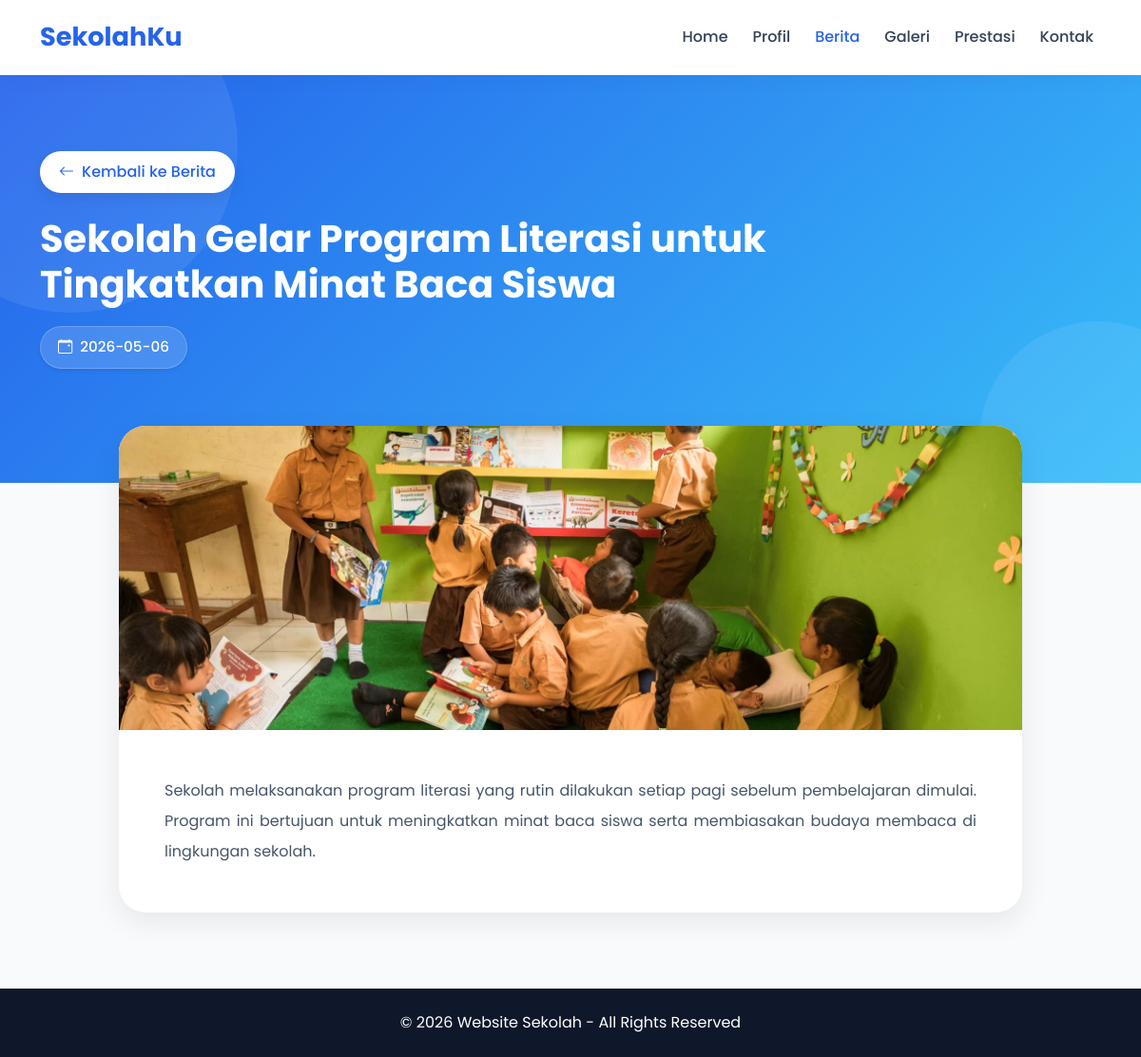
/detail_berita.php?id=17, run on the app's committed database.
### tables this page shows
CREATE TABLE `berita` (
  `id_berita` int(11) NOT NULL,
  `judul` varchar(255) NOT NULL,
  `isi` text NOT NULL,
  `gambar` varchar(255) DEFAULT NULL,
  `tanggal` date DEFAULT NULL
);

### detail_berita.php (the view, shortened to what this page needs)
<?php
include 'config/koneksi.php';
$id = $_GET['id'];
$data = mysqli_query($koneksi, "SELECT * FROM berita WHERE id_berita='$id'");
$row = mysqli_fetch_assoc($data);
?>
<!DOCTYPE html>
<html>
<head>
    <link href="https://cdn.jsdelivr.net/npm/bootstrap@5.3.0/dist/css/bootstrap.min.css" rel="stylesheet">
    <link rel="stylesheet" href="https://cdn.jsdelivr.net/npm/bootstrap-icons@1.11.3/font/bootstrap-icons.min.css">
</head>
<body>
<nav class="navbar navbar-expand-lg sticky-top">
    <div class="container">
        <a class="navbar-brand fw-bold">SekolahKu</a>
        <div class="collapse navbar-collapse" id="menu">
            <ul class="navbar-nav ms-auto">
                <li><a href="index.php" class="nav-link">Home</a></li>
                <li><a href="profil.php" class="nav-link">Profil</a></li>
                <li><a href="berita.php" class="nav-link active">Berita</a></li>
                <li><a href="galeri.php" class="nav-link">Galeri</a></li>
                <li><a href="prestasi.php" class="nav-link">Prestasi</a></li>
                <li><a href="kontak.php" class="nav-link">Kontak</a></li>
            </ul>
        </div>
    </div>
</nav>
<section class="hero">
    <div class="container hero-content">
        <a href="berita.php" class="btn-back mb-4">
            <i class="bi bi-arrow-left"></i> Kembali ke Berita
        </a>
        <h1><?= $row['judul']; ?></h1>
        <div class="tanggal shadow-sm">
            <i class="bi bi-calendar-event"></i>
            <?= $row['tanggal']; ?>
        </div>
    </div>
</section>
<div class="container">
    <div class="berita-card">
        <img src="assets/img/<?= $row['gambar']; ?>" class="img-detail">
        <div class="p-4 p-md-5">
            <div class="content">
                <?= nl2br($row['isi']); ?>
            </div>
        </div>
    </div>
</div>
<footer class="footer text-center p-4">
    <p class="mb-0">© 2026 Website Sekolah - All Rights Reserved</p>
</footer>
</body>
</html>

### detail_berita.php (style rules this page uses)
* { margin: 0; padding: 0; box-sizing: border-box; font-family: 'Poppins', sans-serif; }
body { background: #f8fafc; color: #1e293b; }
.navbar { background: rgba(255,255,255,0.9) !important; backdrop-filter: blur(12px); box-shadow: 0 2px 20px rgba(0,0,0,0.05); padding: 14px 0; }
.navbar-brand { font-size: 1.7rem; font-weight: 700; color: #2563eb !important; }
.nav-link { color: #334155 !important; font-weight: 500; margin-left: 10px; transition: 0.3s; }
.nav-link:hover, .nav-link.active { color: #2563eb !important; }
.hero { background: linear-gradient(135deg, #2563eb, #38bdf8); color: white; padding: 80px 20px 120px; position: relative; overflow: hidden; }
.hero::before { content: ''; position: absolute; width: 350px; height: 350px; background: rgba(255,255,255,0.08); border-radius: 50%; top: -100px; left: -100px; }
.hero::after { content: ''; position: absolute; width: 250px; height: 250px; background: rgba(255,255,255,0.08); border-radius: 50%; bottom: -80px; right: -80px; }
.hero-content { position: relative; z-index: 2; }
.hero h1 { font-size: 2.5rem; font-weight: 700; margin-bottom: 10px; max-width: 850px; }
.berita-card { background: white; border-radius: 28px; overflow: hidden; box-shadow: 0 10px 30px rgba(0,0,0,0.08); margin-top: -60px; position: relative; z-index: 5; max-width: 950px; margin-left: auto; margin-right: auto; }
.img-detail { width: 100%; height: 320px; object-fit: cover; }
.content { line-height: 2; color: #475569; text-align: justify; font-size: 1rem; }
.tanggal { display: inline-flex; align-items: center; gap: 8px; background: rgba(255,255,255,0.15); border: 1px solid rgba(255,255,255,0.2); color: white; padding: 10px 18px; border-radius: 50px; font-size: 0.95rem; font-weight: 500; margin-top: 10px; }
.btn-back { background: white; color: #2563eb; border: none; border-radius: 50px; padding: 10px 20px; font-weight: 500; text-decoration: none; display: inline-flex; align-items: center; gap: 8px; box-shadow: 0 5px 15px rgba(0,0,0,0.08); transition: 0.3s; }
.footer { background: #0f172a; color: white; margin-top: 80px; }

### data on the page
berita: judul "Sekolah Gelar Program Literasi untuk Tingkatkan Minat Baca Siswa", tanggal "2026-05-06", gambar (picture), isi "Sekolah melaksanakan program literasi yang rutin dilakukan setiap pagi sebelum pembelajaran dimulai. Program ini bertujuan untuk meningkatkan minat baca siswa serta membiasakan budaya membaca di lingkungan sekolah."
